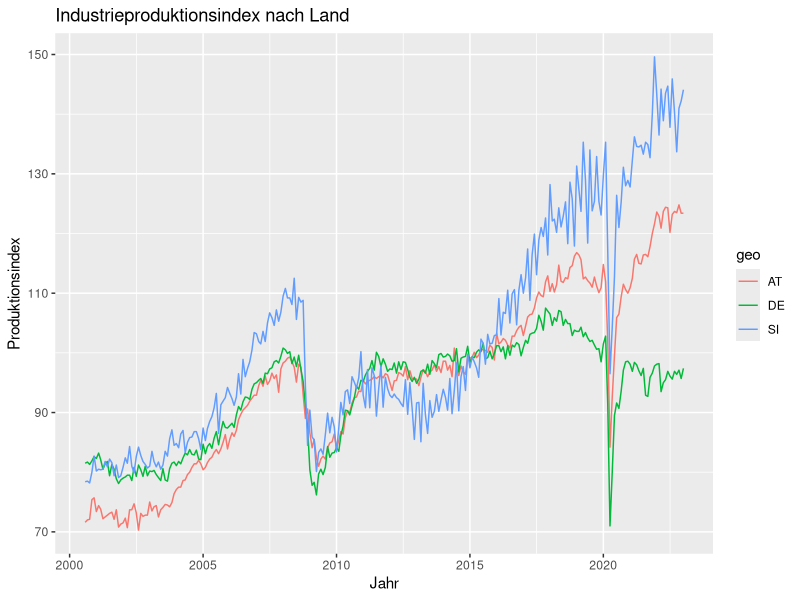
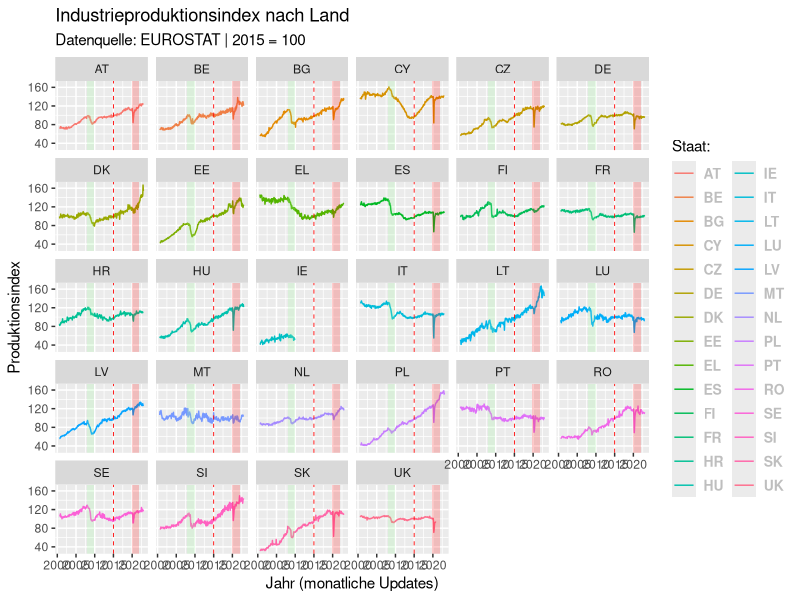

Write R code to recreate these figures, in order.
# SETUP

install.packages("tidyverse")
library("tidyverse")
install.packages("scales")
library("scales")
install.packages("lubridate")
library("lubridate")
library(readr)
sts_inpr_m_custom_5572544_page_linear <- read_csv("sts_inpr_m__custom_5572544_page_linear.csv", 
                                                  col_types = cols(TIME_PERIOD = col_date(format = "%Y-%m")))

df <- sts_inpr_m_custom_5572544_page_linear

# Cleaning

sub <- df %>% select('geo','TIME_PERIOD', "OBS_VALUE")
sub_all <- filter(sub, geo == "BE" | geo == "BG" | geo == "DK" | geo == "DE"
                 | geo == "EE" | geo == "FI" | geo == "FR" | geo == "EL" | geo == "IE"
                 | geo == "IT" | geo == "HR" | geo == "LV" | geo == "LT"
                 | geo == "LU" | geo == "MT" | geo == "NL" | geo == "AT"
                 | geo == "PL" | geo == "PT" | geo == "RO" | geo == "SE"
                 | geo == "SK" | geo == "SI" | geo == "ES" | geo == "CZ"
                 | geo == "HU" | geo == "CY" | geo =="UK")


# Comparison of 3 neighbouring Countries

sub_all %>% 
  filter(geo=="AT" |geo== "DE" | geo=="SI") %>% 
  ggplot(., aes(x=TIME_PERIOD, y=OBS_VALUE, colour=geo))+
  geom_line()+
  labs(title = "Industrieproduktionsindex nach Land",
       x="Jahr", y="Produktionsindex")


# Comparison of all EU-members + UK
# Shading of date ranges for financial crash 2008-2009 and COVID-Pandemic

sub_all %>% 
  ggplot(., aes(x=TIME_PERIOD, y=OBS_VALUE, color=geo))+
  geom_line()+
  geom_vline(xintercept = as.numeric(as.Date("2015-01-01")),
             color="red", lwd=0.3, linetype="dashed")+
  theme(legend.text = element_text(colour="gray", size=10, face="bold"))+
  labs(color = "Staat:")+
  
  labs(title = "Industrieproduktionsindex nach Land", subtitle = "Datenquelle: EUROSTAT | 2015 = 100",
       x="Jahr (monatliche Updates)", y="Produktionsindex")+

  annotate(geom = "rect", xmin = ymd('2008-01-01'), xmax = ymd('2009-12-01'), ymin = -Inf, ymax = Inf,
           fill = "palegreen", colour = NA, alpha = 0.2) +
  annotate(geom = "rect", xmin = ymd('2019-11-01'), xmax = ymd('2021-12-01'), ymin = -Inf, ymax = Inf,
           fill = "red", colour = NA, alpha = 0.2) +
  
  facet_wrap(~ geo)

